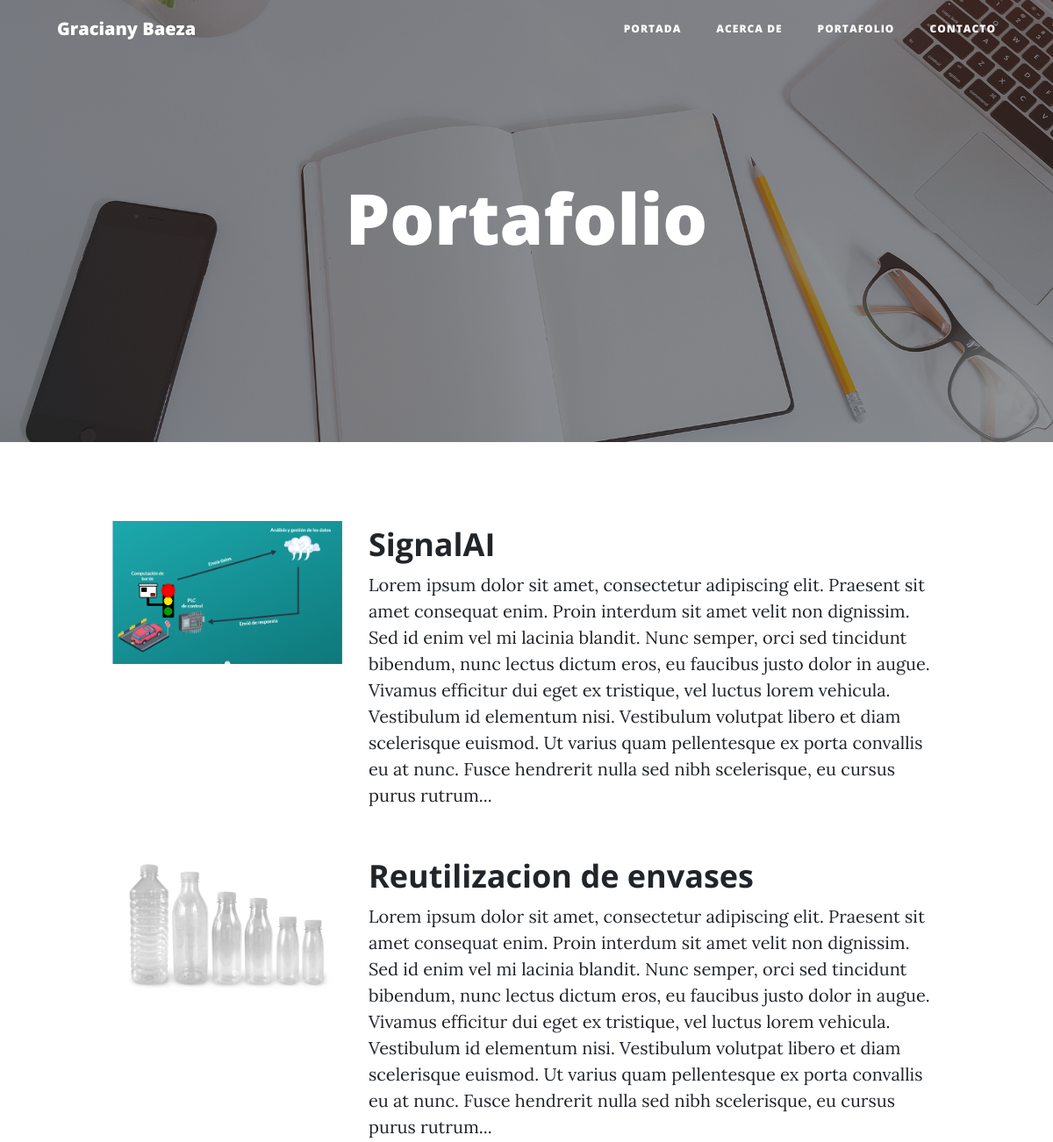
Before: /portafolio/ (upper part) with the older database file.
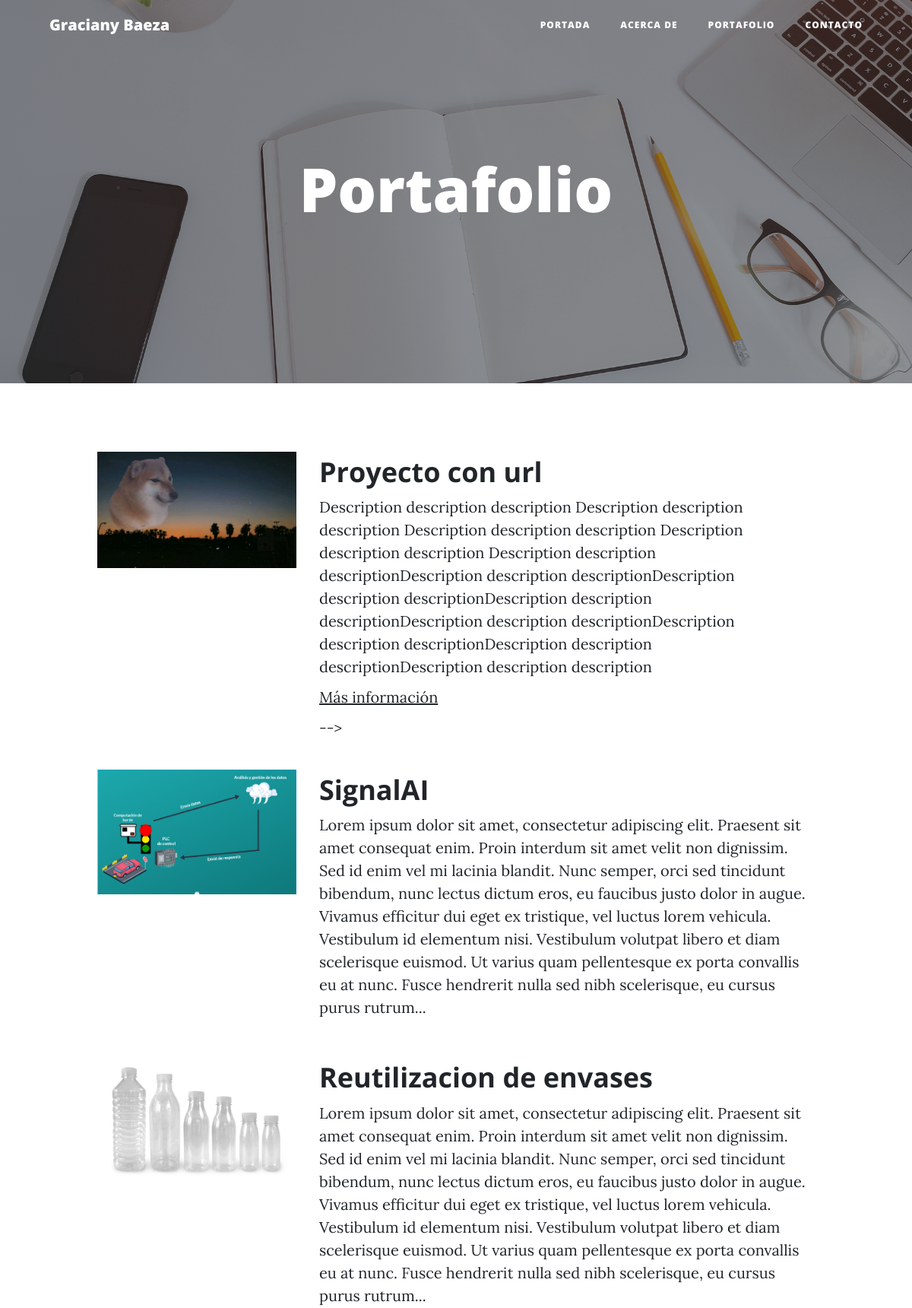
After: the same page with the newer database file.
### portfolio/models.py (models this page shows, shortened)
class Project(models.Model):
    title = models.CharField(max_length=255, verbose_name="Titulo")
    description = models.TextField(verbose_name="Descripcion")
    image = models.ImageField(verbose_name="Imagen", upload_to="projects")
    link = models.URLField(verbose_name="Enlace",blank=True, null=True)
    created = models.DateTimeField(auto_now_add=True, verbose_name="Fecha creacion")
    updated = models.DateTimeField(auto_now=True, verbose_name="Fecha actualizacion")
    class Meta:
        verbose_name = "proyecto"
        verbose_name_plural = "proyectos"
        ordering = ["-created"]

### portfolio/views.py (the view)
# urls.py: path('portafolio/', portfolio_views.portafolio, name='portafolio'),
def portafolio(request):
    projects = Project.objects.all()
    return render(request, "portfolio/portafolio.html", {'projects' : projects})

### portfolio/templates/portfolio/portafolio.html (shortened to what this page needs)
{% extends 'core/base.html' %}
{% block background %}{% load static %}{% static 'core/img/portfolio-bg.jpg' %}{% endblock %}
{% block header %}
<h1>Portafolio</h1>
{% endblock %}
{% block content %}
    {% for project in projects %}
        <div class="row project">
            <div class="col-lg-3 col-md-4 offset-lg-1">
                <img class="img-fluid" src="{{project.image.url}}" alt="">
            </div>
        <div class="col-lg-7 col-md-8">
                <h2 class="section-heading title">{{project.title}}</h2>
            <p>{{project.description}}</p>
            {% if project.link %}
                <p><a href="{{project.link}}">Más información</a></p>-->
            {% endif%}
            </div>
        </div>
    {% endfor %}
{% endblock %}

### core/templates/core/base.html (shortened to what this page needs)
<!DOCTYPE html>
<html lang="es">
  <head>
    {% load static %}
    <link href="{% static 'core/vendor/bootstrap/css/bootstrap.min.css' %}" rel="stylesheet">
    <link href="{% static 'core/vendor/font-awesome/css/font-awesome.min.css' %}" rel="stylesheet" type="text/css">
    <link href="{% static 'core/css/clean-blog.min.css' %}" rel="stylesheet">
  </head>
  <body>
    <nav class="navbar navbar-expand-lg navbar-light fixed-top" id="mainNav">
      <div class="container">
        <a class="navbar-brand" href="index.html">Graciany Baeza</a>
        <div class="collapse navbar-collapse" id="navbarResponsive">
          <ul class="navbar-nav ml-auto">
            <li class="nav-item">
              <a class="nav-link" href="{% url 'home' %}">Portada</a>
            </li>
            <li class="nav-item">
              <a class="nav-link" href="{% url 'acerca-de' %}">Acerca de</a>
            </li>
            <li class="nav-item">
              <a class="nav-link" href="{% url 'portafolio' %}">Portafolio</a>
            </li>
            <li class="nav-item">
              <a class="nav-link" href="{% url 'contacto' %}">Contacto</a>
            </li>
          </ul>
        </div>
      </div>
    </nav>
    <header class="masthead" style="background-image: url('{% block background %}{% endblock %}')">
      <div class="overlay"></div>
      <div class="container">
        <div class="row">
          <div class="col-lg-8 col-md-10 mx-auto">
            <div class="site-heading">
              {% block header %}{% endblock %}
            </div>
          </div>
        </div>
      </div>
    </header>
    <div class="container">
      <div class="row">
        {% block content %}
        {% endblock %}
      </div>
    </div>
  </body>
</html>

Changed rows visible on the page:
added Project: image (picture), title "Proyecto con url", description "Description description description Description description description Description description description Description description description Description description descriptionDescription description descriptionDescription description descriptionDescription description descriptionDescription description descriptionDescription description descriptionDescription description descriptionDescription description description"
